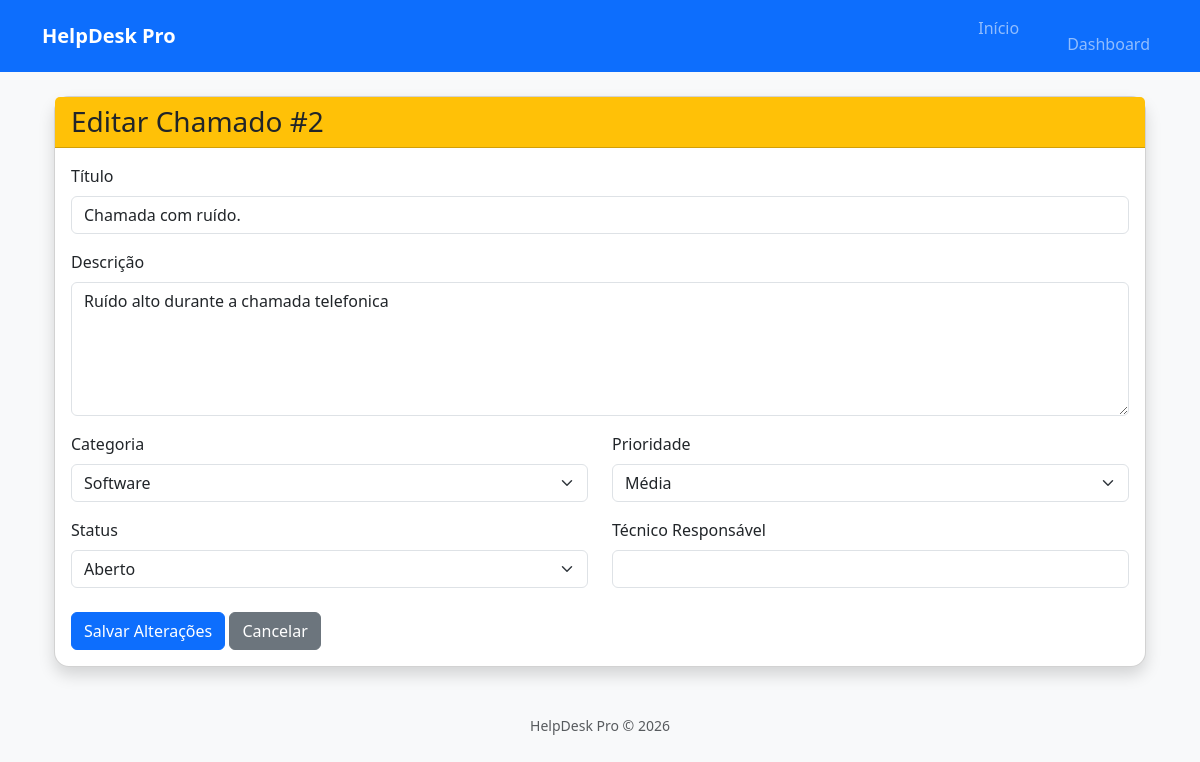
Page /chamados/editar/2 (signed in) on the earlier database version.
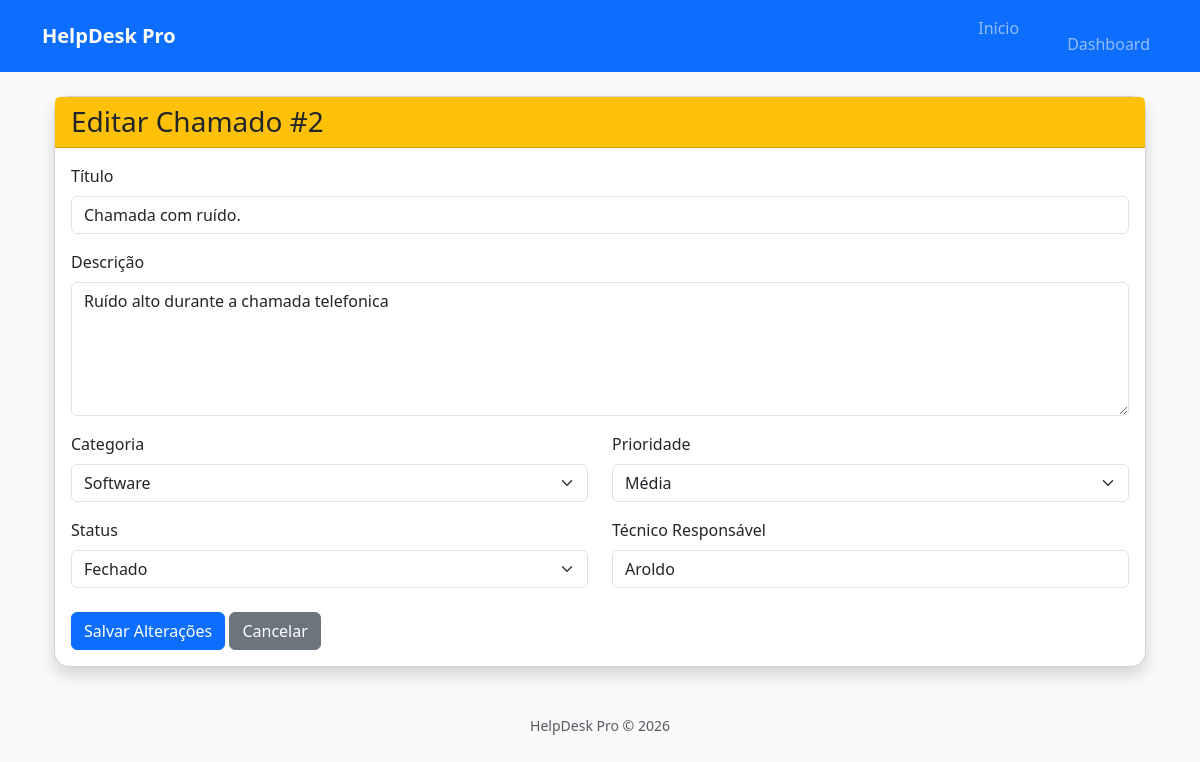
Same page on the later database version.
### models/chamado.py (models this page shows)
class Chamado(db.Model):
    __tablename__ = "chamados"
    id = db.Column(db.Integer, primary_key=True)
    titulo = db.Column(db.String(120), nullable=False)
    descricao = db.Column(db.Text, nullable=False)
    categoria = db.Column(db.String(50), nullable=False)
    prioridade = db.Column(db.String(20), nullable=False)
    status = db.Column(
        db.String(20),
        nullable=False,
        default="Aberto"
    )
    solicitante = db.Column(db.String(100), nullable=False)
    tecnico = db.Column(db.String(100))
    data_abertura = db.Column(
        db.DateTime,
        default=datetime.utcnow
    )
    data_fechamento = db.Column(
        db.DateTime
    )

### routes/chamados.py (the view, shortened to what this page needs)
@chamados_bp.route("/chamados/editar/<int:id>", methods=["GET", "POST"])
@login_required
def editar_chamado(id):
    chamado = Chamado.query.get_or_404(id)
    return render_template(
        "chamados/editar.html",
        chamado=chamado
    )

### app.py (called while the page is built)
@login_manager.user_loader
def load_user(user_id):
    return Usuario.query.get(int(user_id))

### templates/chamados/editar.html (shortened to what this page needs)
{% extends "layout/base.html" %}
{% block conteudo %}
<div class="container mt-4">
    <div class="card shadow">
        <div class="card-header bg-warning">
            <h3 class="mb-0">
                Editar Chamado #{{ chamado.id }}
            </h3>
        </div>
        <div class="card-body">
            <form method="POST">
                <div class="mb-3">
                    <label class="form-label">Título</label>
                    <input
                        type="text"
                        name="titulo"
                        class="form-control"
                        value="{{ chamado.titulo }}"
                        required>
                </div>
                <div class="mb-3">
                    <label class="form-label">Descrição</label>
                    <textarea
                        name="descricao"
                        class="form-control"
                        rows="5"
                        required>{{ chamado.descricao }}</textarea>
                </div>
                <div class="row">
                    <div class="col-md-6">
                        <label class="form-label">Categoria</label>
                        <select
                            name="categoria"
                            class="form-select">
                            <option value="Software"
                                {% if chamado.categoria == "Software" %}selected{% endif %}>
                                Software
                            </option>
                        </select>
                    </div>
                    <div class="col-md-6">
                        <label class="form-label">Prioridade</label>
                        <select
                            name="prioridade"
                            class="form-select">
                            <option value="Média"
                                {% if chamado.prioridade == "Média" %}selected{% endif %}>
                                Média
                            </option>
                        </select>
                    </div>
                </div>
                <div class="row mt-3">
                    <div class="col-md-6">
                        <label class="form-label">Status</label>
                        <select
                            name="status"
                            class="form-select">
                            <option value="Aberto"
                                {% if chamado.status == "Aberto" %}selected{% endif %}>
                                Aberto
                            </option>
                            <option value="Fechado"
                                {% if chamado.status == "Fechado" %}selected{% endif %}>
                                Fechado
                            </option>
                        </select>
                    </div>
                    <div class="col-md-6">
                        <label class="form-label">Técnico Responsável</label>
                        <input
                            type="text"
                            name="tecnico"
                            class="form-control"
                            value="{{ chamado.tecnico or '' }}">
                    </div>
                </div>
                <div class="mt-4">
                    <button
                        type="submit"
                        class="btn btn-primary">
                        Salvar Alterações
                    </button>
                    <a
                        href="{{ url_for('chamados.listar_chamados') }}"
                        class="btn btn-secondary">
                        Cancelar
                    </a>
                </div>
            </form>
        </div>
    </div>
</div>
{% endblock %}

Differences in the rows shown:
changed Chamado "Chamada com ruído.": status "Aberto" → "Fechado"; tecnico (not shown) → "Aroldo"
